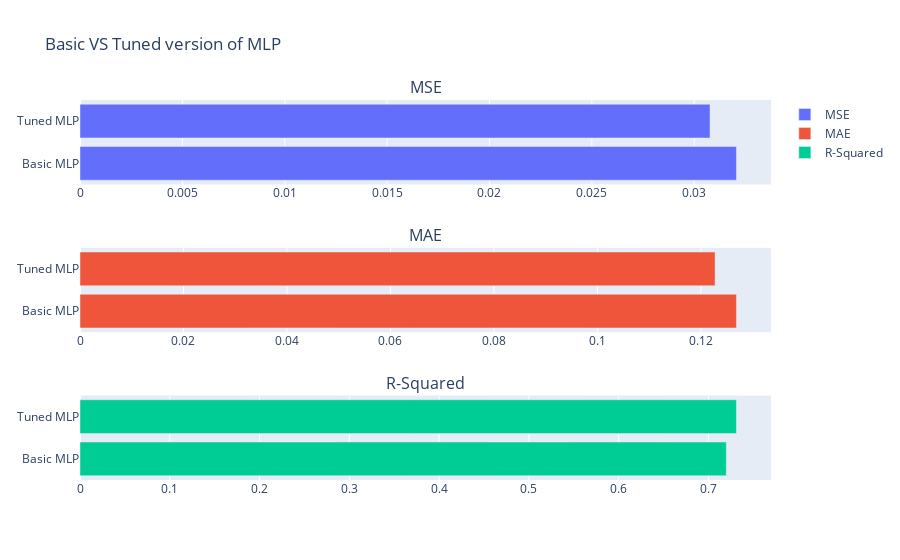

The notebook cell this image was saved under:
### Code cell
models_perf_df = pd.DataFrame(models_perfs)

fig = make_subplots(rows=3, cols=1, subplot_titles=["MSE", "MAE", "R-Squared"])

fig.add_trace(go.Bar(y=models_perf_df["model"], x=models_perf_df["MSE"], orientation='h', name="MSE"), row=1, col=1)
fig.add_trace(go.Bar(y=models_perf_df["model"], x=models_perf_df["MAE"], orientation='h', name="MAE"), row=2, col=1)
fig.add_trace(go.Bar(y=models_perf_df["model"], x=models_perf_df["R-Squared"], orientation='h', name="R-Squared"), row=3, col=1)
# fig.update_xaxes(range=[0.028, 0.033], row=1, col=1)
# fig.update_xaxes(range=[0.11, 0.13], row=2, col=1)
# fig.update_xaxes(range=[0.7, 0.73], row=3, col=1)

fig.update_layout(title=f'Basic VS Tuned version of {model_obj["name"]}')
fig.show()

### Figure 1 — Plotly figure (JSON) as saved in the notebook; plotly's stock layout.template omitted (floating-point values rounded to 4 significant figures)
{"data": [{"name": "MSE", "orientation": "h", "type": "bar", "x": [0.03206, 0.03077], "xaxis": "x", "y": ["Basic MLP", "Tuned MLP"], "yaxis": "y"}, {"name": "MAE", "orientation": "h", "type": "bar", "x": [0.1269, 0.1227], "xaxis": "x2", "y": ["Basic MLP", "Tuned MLP"], "yaxis": "y2"}, {"name": "R-Squared", "orientation": "h", "type": "bar", "x": [0.7199, 0.7312], "xaxis": "x3", "y": ["Basic MLP", "Tuned MLP"], "yaxis": "y3"}], "layout": {"annotations": [{"font": {"size": 16}, "showarrow": false, "text": "MSE", "x": 0.5, "xanchor": "center", "xref": "paper", "y": 1, "yanchor": "bottom", "yref": "paper"}, {"font": {"size": 16}, "showarrow": false, "text": "MAE", "x": 0.5, "xanchor": "center", "xref": "paper", "y": 0.6111, "yanchor": "bottom", "yref": "paper"}, {"font": {"size": 16}, "showarrow": false, "text": "R-Squared", "x": 0.5, "xanchor": "center", "xref": "paper", "y": 0.2222, "yanchor": "bottom", "yref": "paper"}], "autosize": true, "title": {"text": "Basic VS Tuned version of MLP"}, "xaxis": {"anchor": "y", "autorange": true, "domain": [0, 1], "range": [0, 0.03375], "type": "linear"}, "xaxis2": {"anchor": "y2", "autorange": true, "domain": [0, 1], "range": [0, 0.1335], "type": "linear"}, "xaxis3": {"anchor": "y3", "autorange": true, "domain": [0, 1], "range": [0, 0.7697], "type": "linear"}, "yaxis": {"anchor": "x", "autorange": true, "domain": [0.7778, 1], "range": [-0.5, 1.5], "type": "category"}, "yaxis2": {"anchor": "x2", "autorange": true, "domain": [0.3889, 0.6111], "range": [-0.5, 1.5], "type": "category"}, "yaxis3": {"anchor": "x3", "autorange": true, "domain": [0, 0.2222], "range": [-0.5, 1.5], "type": "category"}}}
